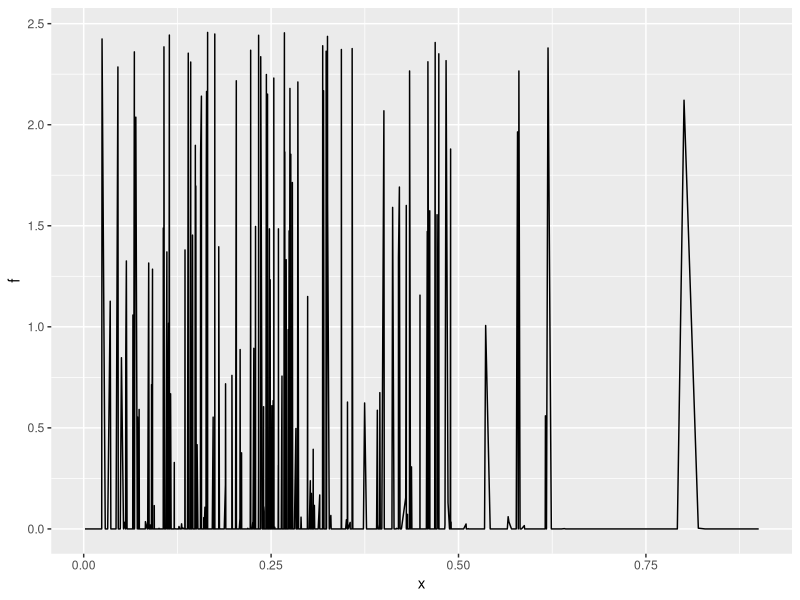
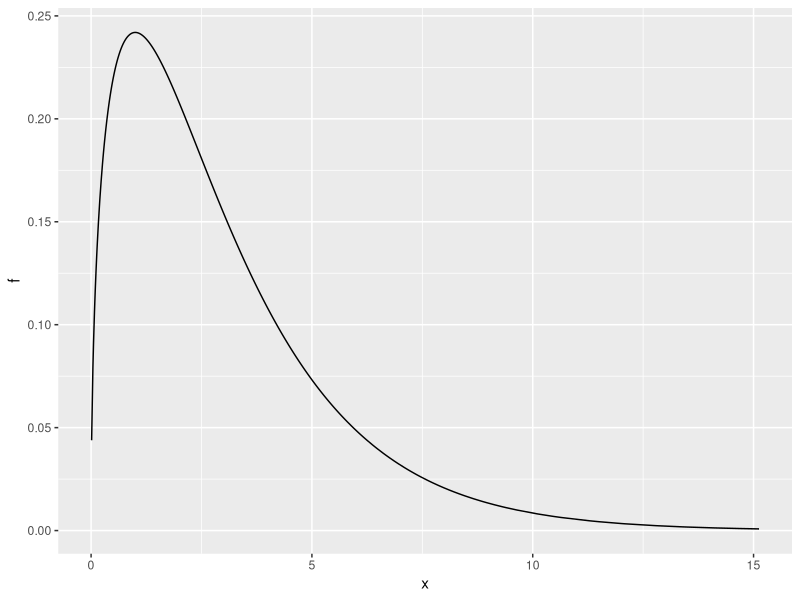
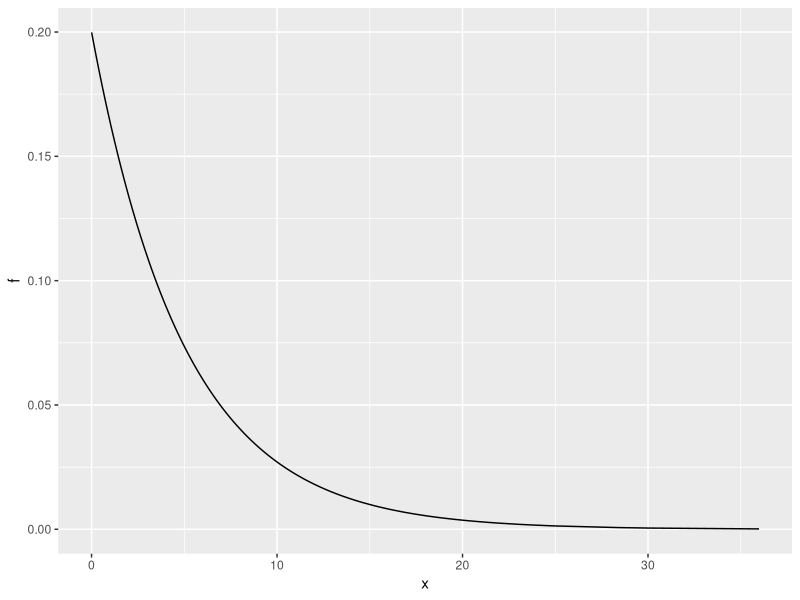
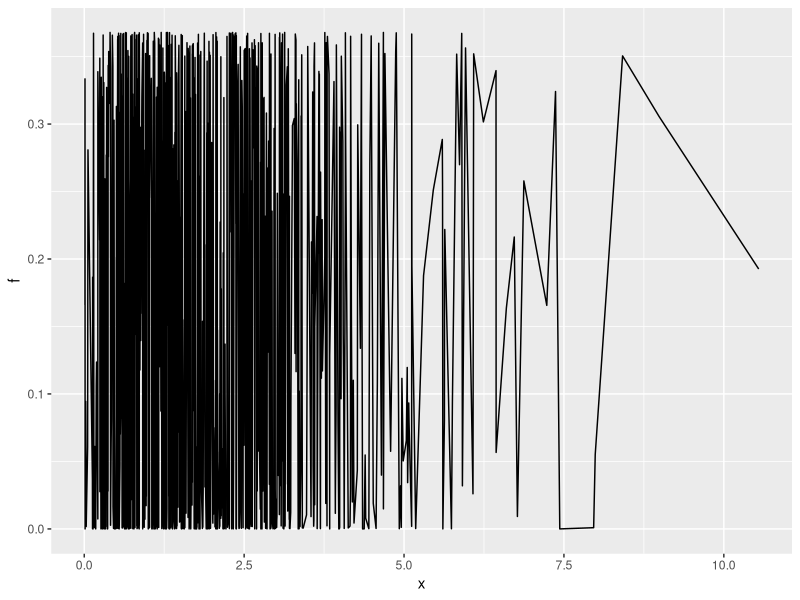
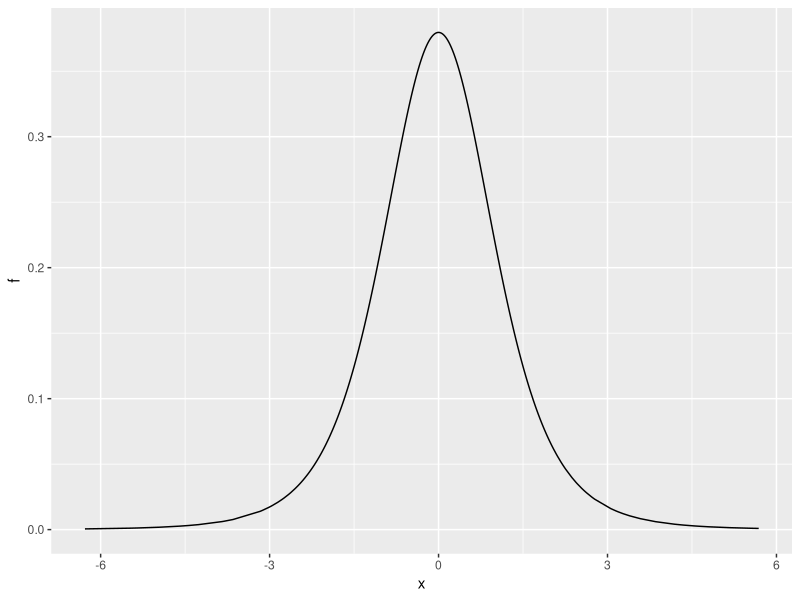

Here is the R script that generated these plots, in order:
library(dplyr)
library(ggplot2)
set.seed(123)

# generate data with student t distribution and calculate density
data_t <- rt(1000, df = 5)
density_t <- dt(data_t, df = 5)
plot_t <- data.frame(x = data_t, f = density_t) %>% ggplot(aes(x, f)) + geom_line()

# generate data with chi-squared distribution and calculate density
data_chi <- rchisq(1000, df = 3)
density_chi <- dchisq(data_chi, df = 3)
plot_chi <- data.frame(x = data_chi, f = density_chi) %>% ggplot(aes(x, f)) + geom_line()

# generate data with exponential distribution and calculate density
data_exp <- rexp(1000, rate = .2)
density_exp <- dexp(data_exp, rate = .2)
plot_exp <- data.frame(x = data_exp, f = density_exp) %>% ggplot(aes(x, f)) + geom_line()

# generate data with gamma distribution and calculate density
data_gamma <- rgamma(1000, shape = 2, rate = 1)
density_gamma <- dgamma(data_exp, shape = 2, rate = 1)
plot_gamma <- data.frame(x = data_gamma, f = density_gamma) %>% ggplot(aes(x, f)) + geom_line()

# generate data with exponential distribution and calculate density
data_beta <- rbeta(1000, shape1 = 2, shape2 = 5)
density_beta <- dbeta(data_exp, shape1 = 2, shape2 = 5)
plot_beta <- data.frame(x = data_beta, f = density_beta) %>% ggplot(aes(x, f)) + geom_line()
